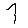

Here is the Python script that generated this plot:
import cv2 as cv
import numpy as np
import matplotlib.pyplot as plt
import tensorflow as tf

mnist = tf.keras.datasets.mnist
(x_train,y_train),(x_test,y_test)= mnist.load_data()

x_train=tf.keras.utils.normalize(x_train,axis=1)
x_test=tf.keras.utils.normalize(x_test,axis=1)
model = tf.keras.models.Sequential()
model.add(tf.keras.layers.Flatten(input_shape=(28,28)))
model.add(tf.keras.layers.Dense(units=128,activation=tf.nn.relu))
model.add(tf.keras.layers.Dense(units=128,activation=tf.nn.relu))
model.add(tf.keras.layers.Dense(units=10,activation=tf.nn.softmax))
model.compile(optimizer='adam',loss='sparse_categorical_crossentropy',metrics=['accuracy'])
model.fit(x_train,y_train,epochs=3)
loss,accuracy=model.evaluate(x_test,y_test)
print(accuracy)
print(loss)
model.save('digits.model')
for x in range(1,7):
    img=cv.imread(f'{x}.png')[:,:,0]
    img=np.invert(np.array([img]))
    prediction=model.predict(img)
    print(f'The result is probably: {np.argmax(prediction)}')
    plt.imshow(img[0],cmap=plt.cm.binary)
    plt.show()
